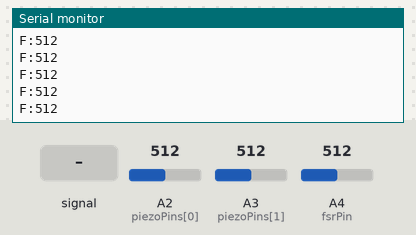
Recording of a sketch running on a simulated Arduino Uno, built with avr-gcc and run on an emulated ATmega328P. Parts: the last lines printed to the serial monitor. Inputs (shaded band) come from the test bench; at power-on: A4 (fsrPin) = 512, A2 (piezoPins[0]) = 512, A3 (piezoPins[1]) = 512.

Above: at 1.2 s.
1.3 s: A2 (piezoPins[0]) fed a 200 Hz sine of ±81 counts around its level
2.8 s: A4 (fsrPin) set to 306
At 3.4 s:
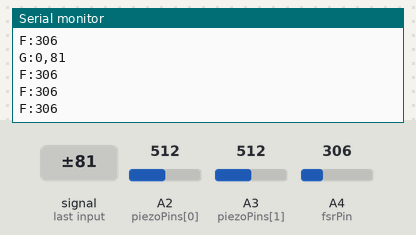
4.5 s: A4 (fsrPin) set to 190
At 5.2 s:
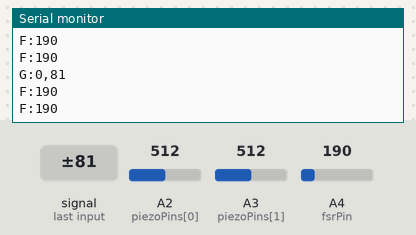
7.5 s: A3 (piezoPins[1]) fed a 1000 Hz sine of ±255 counts around its level
At 8.0 s:
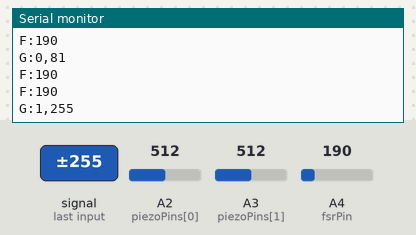
10.5 s: A4 (fsrPin) set to 0
At 11.0 s:
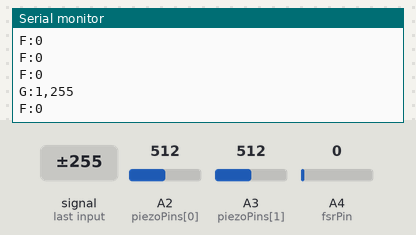
13.5 s: A2 (piezoPins[0]) fed a 1000 Hz sine of ±255 counts around its level
Timing chart, 0 to 16.5 s (numbered marks = the images above; inputs shaded):
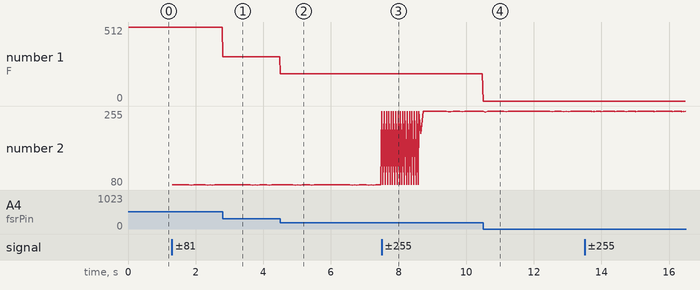

The sketch:

dispositivo2.ino
```cpp
//  Guante de percusion: dos piezos en las puntas de dos dedos detectan golpes
//  contra una superficie, y un FSR que se toca con la mano opuesta modula el
//  sonido del lado del navegador. Todo sale por Serial como lineas de texto.
//
//  Inspirado en https://learn.adafruit.com/midi-drum-glove, pero en vez del
//  umbral binario de ese proyecto (golpe si / golpe no) capturamos el PICO de
//  cada golpe, que es lo que le da intensidad a la nota.

const int piezoPins[2] = {A2, A3};       // piezo del dedo 0 y del dedo 1
const int fsrPin = A4;                   // FSR con pulldown de 10K a GND

// Cada piezo lleva su propio front-end RC en la punta del dedo:
//   piezo --+-- R_serie 10K --+-- A2/A3
//           |                 |
//        R_pd 100K          C 100nF
//           |                 |
//          GND               GND
// El capacitor forma un divisor con la capacidad del piezo (~20nF) y atenua el
// transitorio ~6 veces: sin el, con AREF = 3.3V, casi cualquier golpe satura en
// 1023 y se pierde justo la dinamica que queremos medir. Ademas el pasabajos
// resultante (~160Hz) elimina la resonancia mecanica del disco (3-6kHz), que
// este loop no alcanza a muestrear: sin filtrar, el pico caeria en una fase
// arbitraria del timbrado y variaria 20-40% entre golpes identicos.
// El pulldown es de 100K y no de 1M porque, con el capacitor, 1M daria una
// constante de tiempo de 120ms y bloquearia el retrigger casi 300ms.

// Deteccion de golpe. Los umbrales estan en cuentas del ADC por encima del
// reposo medido en setup(); hay que calibrarlos contra el guante real (el 40
// de Adafruit corresponde a otro front-end).
const int UMBRAL_ON = 20;                // ~65mV, bien por encima del ruido del ADC (+-3)
const int UMBRAL_OFF = UMBRAL_ON / 2;    // histeresis: evita re-disparar en la cola del golpe
const unsigned long VENTANA_PICO = 8;    // ms de escucha para quedarse con el maximo
const unsigned long BLOQUEO_MS = 60;     // ms de silencio tras emitir, para no contar el rebote

// Los dos piezos estan acoplados mecanicamente por el guante y por el hueso:
// golpear un dedo excita el piezo del otro. Cuando los dos pican en la misma
// ventana, se emite siempre el mayor, y el menor solo si llega a esta fraccion
// del mayor (o sea, si parece un golpe genuino y no diafonia). Medir el valor
// real golpeando un solo dedo y mirando que fraccion aparece en el otro canal.
const float FACTOR_DIAFONIA = 0.6;

const bool DIAGNOSTICO = false;          // true agrega una linea legible por golpe;
                                          // deja el print fuera del camino critico
                                          // de latencia cuando esta en false

enum EstadoPiezo { REPOSO, MIDIENDO_PICO, BLOQUEADO };

struct Piezo {
  EstadoPiezo estado;
  int base;                              // lectura de reposo, medida al arrancar
  int pico;                              // maximo de la ventana actual, ya sin la base
  unsigned long inicioVentana;
  unsigned long finGolpe;
};

Piezo piezos[2];

void setup() {
  Serial.begin(9600);

  // El reposo no se asume en 0: con el pulldown queda en ~0-5, pero medirlo no
  // cuesta nada y documenta el criterio (el mismo que hubo que aplicarle al
  // sensor de pulso, cuyo reposo real estaba muy lejos del valor asumido).
  for (int i = 0; i < 2; i++) {
    long suma = 0;
    for (int n = 0; n < 64; n++) {
      suma += analogRead(piezoPins[i]);
    }
    piezos[i].base = suma / 64;
    piezos[i].estado = REPOSO;
    piezos[i].pico = 0;
    piezos[i].inicioVentana = 0;
    piezos[i].finGolpe = 0;
  }
}

unsigned long lastStatusPrint = 0;
const unsigned long statusInterval = 3000;   // linea legible de estado cada 3 segundos

unsigned long lastForcePrint = 0;
const unsigned long forceInterval = 20;      // lectura cruda del FSR cada 20ms (50Hz):
                                              // sacar la interrupcion del sensor de pulso
                                              // libero el tiempo de CPU para subir de 30ms
                                              // a 20ms, lo que suaviza la distorsion y el
                                              // efecto global del canvas del lado de la web

// Linea legible por golpe ("G:<dedo>,<pico>") que consume el lector de Web Serial
// de las paginas prototipo_percusion_guante_*.html. El pico va crudo (0-1023, ya
// restada la base): la normalizacion vive del lado del navegador, donde se puede
// recalibrar el rango con sliders mientras se toca.
void printGolpe(int dedo, int pico) {
  Serial.print("G:");
  Serial.print(dedo);
  Serial.print(",");
  Serial.println(pico);
}

// Linea legible ("F:<0-1023>") consumida por el mismo lector; se mantiene sin
// cambios respecto de la version anterior del sketch, asi que las paginas viejas
// que solo miran el FSR siguen funcionando con este firmware.
void printForceReading() {
  Serial.print("F:");
  Serial.println(analogRead(fsrPin));
}

// FSR connected to pin A4, with a 10K pulldown resistor to GND
// Based on: https://learn.adafruit.com/force-sensitive-resistor-fsr/using-an-fsr
void printFsrReading() {
  int fsrReading = analogRead(fsrPin);

  Serial.print("FSR reading = ");
  Serial.print(fsrReading);

  if (fsrReading < 10) {
    Serial.println(" - No pressure");
  } else if (fsrReading < 200) {
    Serial.println(" - Light touch");
  } else if (fsrReading < 500) {
    Serial.println(" - Light squeeze");
  } else if (fsrReading < 800) {
    Serial.println(" - Medium squeeze");
  } else {
    Serial.println(" - Big squeeze");
  }
}

// Avanza la maquina de estados de un piezo. Devuelve true si su ventana de pico
// acaba de vencer, es decir, si hay un golpe candidato esperando arbitraje.
bool actualizarPiezo(int i, unsigned long ahora) {
  Piezo &p = piezos[i];
  int v = analogRead(piezoPins[i]) - p.base;
  if (v < 0) v = 0;

  switch (p.estado) {
    case REPOSO:
      if (v > UMBRAL_ON) {
        p.estado = MIDIENDO_PICO;
        p.pico = v;
        p.inicioVentana = ahora;
      }
      break;

    case MIDIENDO_PICO:
      if (v > p.pico) p.pico = v;
      if (ahora - p.inicioVentana >= VENTANA_PICO) {
        return true;                     // el arbitro decide si se emite
      }
      break;

    case BLOQUEADO:
      if (ahora - p.finGolpe >= BLOQUEO_MS && v < UMBRAL_OFF) {
        p.estado = REPOSO;
        p.pico = 0;
      }
      break;
  }
  return false;
}

// Emite el golpe de un dedo y lo pasa a bloqueo.
void emitirGolpe(int i, unsigned long ahora) {
  printGolpe(i, piezos[i].pico);
  if (DIAGNOSTICO) {
    Serial.print("Golpe dedo ");
    Serial.print(i);
    Serial.print(" - pico ");
    Serial.println(piezos[i].pico);
  }
  piezos[i].estado = BLOQUEADO;
  piezos[i].finGolpe = ahora;
}

// Descarta el golpe de un dedo (diafonia del otro) sin emitirlo, pero igual lo
// manda a bloqueo: la vibracion sigue ahi y no queremos que dispare de nuevo.
void descartarGolpe(int i, unsigned long ahora) {
  piezos[i].estado = BLOQUEADO;
  piezos[i].finGolpe = ahora;
}

void loop() {
  unsigned long ahora = millis();

  bool vencio0 = actualizarPiezo(0, ahora);
  bool vencio1 = actualizarPiezo(1, ahora);

  if (vencio0 || vencio1) {
    // Si el otro dedo tambien esta midiendo su pico, los dos golpes pertenecen a
    // la misma ventana y hay que compararlos entre si antes de emitir. Al dedo
    // que arranco despues se lo evalua con la ventana 1-2ms corta, pero para ese
    // entonces su pico ya paso: es la diferencia entre los dos lo que importa.
    bool midiendo0 = (piezos[0].estado == MIDIENDO_PICO);
    bool midiendo1 = (piezos[1].estado == MIDIENDO_PICO);

    if (midiendo0 && midiendo1) {
      int mayor = (piezos[0].pico >= piezos[1].pico) ? 0 : 1;
      int menor = 1 - mayor;
      emitirGolpe(mayor, ahora);
      if (piezos[menor].pico > FACTOR_DIAFONIA * piezos[mayor].pico) {
        emitirGolpe(menor, ahora);       // golpe genuino simultaneo
      } else {
        descartarGolpe(menor, ahora);    // diafonia mecanica del dedo mayor
      }
    } else if (vencio0) {
      emitirGolpe(0, ahora);
    } else {
      emitirGolpe(1, ahora);
    }
  }

  if (ahora - lastForcePrint >= forceInterval) {
    lastForcePrint = ahora;
    printForceReading();
  }

  if (ahora - lastStatusPrint >= statusInterval) {
    lastStatusPrint = ahora;
    printFsrReading();
  }
}
```

Measured:
- after the input at 2.8 s, the serial monitor: prints a new line at once (image 1)
- after the input at 4.5 s, the serial monitor: prints a new line at once (image 2)
- after the input at 7.5 s, the serial monitor: prints a new line at once (image 3)
- after the input at 10.5 s, the serial monitor: prints a new line at once (image 4)
- plotted number 1: 512 → 306 after the input at 2.8 s, 306 → 190 after the input at 4.5 s
- plotted number 2: 81 → 254 after the input at 7.5 s
